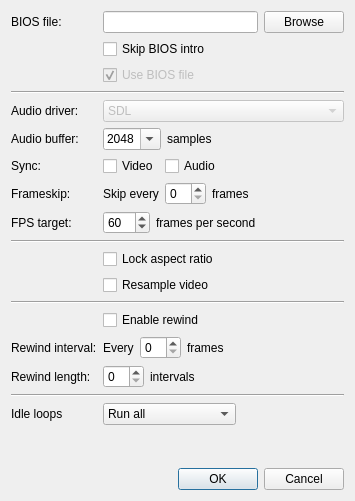
<?xml version="1.0" encoding="UTF-8"?>
<ui version="4.0">
 <class>SettingsView</class>
 <widget class="QWidget" name="SettingsView">
  <property name="geometry">
   <rect>
    <x>0</x>
    <y>0</y>
    <width>355</width>
    <height>501</height>
   </rect>
  </property>
  <property name="sizePolicy">
   <sizepolicy hsizetype="Fixed" vsizetype="Fixed">
    <horstretch>0</horstretch>
    <verstretch>0</verstretch>
   </sizepolicy>
  </property>
  <property name="windowTitle">
   <string>Settings</string>
  </property>
  <layout class="QVBoxLayout" name="verticalLayout">
   <item>
    <layout class="QFormLayout" name="formLayout">
     <property name="fieldGrowthPolicy">
      <enum>QFormLayout::ExpandingFieldsGrow</enum>
     </property>
     <item row="0" column="0">
      <widget class="QLabel" name="label">
       <property name="text">
        <string>BIOS file:</string>
       </property>
      </widget>
     </item>
     <item row="0" column="1">
      <layout class="QHBoxLayout" name="horizontalLayout">
       <item>
        <widget class="QLineEdit" name="bios">
         <property name="sizePolicy">
          <sizepolicy hsizetype="Expanding" vsizetype="Fixed">
           <horstretch>0</horstretch>
           <verstretch>0</verstretch>
          </sizepolicy>
         </property>
        </widget>
       </item>
       <item>
        <widget class="QPushButton" name="biosBrowse">
         <property name="text">
          <string>Browse</string>
         </property>
        </widget>
       </item>
      </layout>
     </item>
     <item row="1" column="1">
      <widget class="QCheckBox" name="skipBios">
       <property name="text">
        <string>Skip BIOS intro</string>
       </property>
      </widget>
     </item>
     <item row="2" column="1">
      <widget class="QCheckBox" name="useBios">
       <property name="enabled">
        <bool>false</bool>
       </property>
       <property name="text">
        <string>Use BIOS file</string>
       </property>
       <property name="checked">
        <bool>true</bool>
       </property>
      </widget>
     </item>
     <item row="3" column="0" colspan="2">
      <widget class="Line" name="line_2">
       <property name="orientation">
        <enum>Qt::Horizontal</enum>
       </property>
      </widget>
     </item>
     <item row="4" column="0">
      <widget class="QLabel" name="label_14">
       <property name="text">
        <string>Audio driver:</string>
       </property>
      </widget>
     </item>
     <item row="4" column="1">
      <widget class="QComboBox" name="audioDriver">
       <property name="enabled">
        <bool>false</bool>
       </property>
       <property name="sizePolicy">
        <sizepolicy hsizetype="Expanding" vsizetype="Fixed">
         <horstretch>0</horstretch>
         <verstretch>0</verstretch>
        </sizepolicy>
       </property>
       <item>
        <property name="text">
         <string>SDL</string>
        </property>
       </item>
       <item>
        <property name="text">
         <string>Qt Multimedia</string>
        </property>
       </item>
      </widget>
     </item>
     <item row="5" column="0">
      <widget class="QLabel" name="audioBufferSizeLabel">
       <property name="text">
        <string>Audio buffer:</string>
       </property>
      </widget>
     </item>
     <item row="5" column="1">
      <layout class="QHBoxLayout" name="horizontalLayout_9">
       <item>
        <widget class="QComboBox" name="audioBufferSize">
         <property name="editable">
          <bool>true</bool>
         </property>
         <property name="currentText">
          <string>2048</string>
         </property>
         <property name="currentIndex">
          <number>2</number>
         </property>
         <item>
          <property name="text">
           <string>512</string>
          </property>
         </item>
         <item>
          <property name="text">
           <string>1024</string>
          </property>
         </item>
         <item>
          <property name="text">
           <string>2048</string>
          </property>
         </item>
         <item>
          <property name="text">
           <string>4096</string>
          </property>
         </item>
        </widget>
       </item>
       <item>
        <widget class="QLabel" name="label_10">
         <property name="text">
          <string>samples</string>
         </property>
        </widget>
       </item>
      </layout>
     </item>
     <item row="6" column="0">
      <widget class="QLabel" name="label_2">
       <property name="text">
        <string>Sync:</string>
       </property>
      </widget>
     </item>
     <item row="6" column="1">
      <layout class="QHBoxLayout" name="horizontalLayout_10">
       <item>
        <widget class="QCheckBox" name="videoSync">
         <property name="text">
          <string>Video</string>
         </property>
        </widget>
       </item>
       <item>
        <widget class="QCheckBox" name="audioSync">
         <property name="text">
          <string>Audio</string>
         </property>
        </widget>
       </item>
      </layout>
     </item>
     <item row="7" column="0">
      <widget class="QLabel" name="label_9">
       <property name="text">
        <string>Frameskip:</string>
       </property>
      </widget>
     </item>
     <item row="7" column="1">
      <layout class="QHBoxLayout" name="horizontalLayout_16">
       <item>
        <widget class="QLabel" name="label_12">
         <property name="text">
          <string>Skip every</string>
         </property>
        </widget>
       </item>
       <item>
        <widget class="QSpinBox" name="frameskip"/>
       </item>
       <item>
        <widget class="QLabel" name="label_13">
         <property name="text">
          <string>frames</string>
         </property>
        </widget>
       </item>
      </layout>
     </item>
     <item row="9" column="0" colspan="2">
      <widget class="Line" name="line">
       <property name="orientation">
        <enum>Qt::Horizontal</enum>
       </property>
      </widget>
     </item>
     <item row="10" column="1">
      <widget class="QCheckBox" name="lockAspectRatio">
       <property name="text">
        <string>Lock aspect ratio</string>
       </property>
      </widget>
     </item>
     <item row="11" column="1">
      <widget class="QCheckBox" name="resampleVideo">
       <property name="text">
        <string>Resample video</string>
       </property>
      </widget>
     </item>
     <item row="12" column="0" colspan="2">
      <widget class="Line" name="line_3">
       <property name="orientation">
        <enum>Qt::Horizontal</enum>
       </property>
      </widget>
     </item>
     <item row="13" column="1">
      <widget class="QCheckBox" name="rewind">
       <property name="text">
        <string>Enable rewind</string>
       </property>
      </widget>
     </item>
     <item row="14" column="0">
      <widget class="QLabel" name="label_4">
       <property name="text">
        <string>Rewind interval:</string>
       </property>
      </widget>
     </item>
     <item row="14" column="1">
      <layout class="QHBoxLayout" name="horizontalLayout_12">
       <item>
        <widget class="QLabel" name="label_5">
         <property name="text">
          <string>Every</string>
         </property>
        </widget>
       </item>
       <item>
        <widget class="QSpinBox" name="rewindInterval"/>
       </item>
       <item>
        <widget class="QLabel" name="label_6">
         <property name="text">
          <string>frames</string>
         </property>
        </widget>
       </item>
      </layout>
     </item>
     <item row="15" column="0">
      <widget class="QLabel" name="label_8">
       <property name="text">
        <string>Rewind length:</string>
       </property>
      </widget>
     </item>
     <item row="15" column="1">
      <layout class="QHBoxLayout" name="horizontalLayout_13">
       <item>
        <widget class="QSpinBox" name="rewindCapacity"/>
       </item>
       <item>
        <widget class="QLabel" name="label_7">
         <property name="text">
          <string>intervals</string>
         </property>
        </widget>
       </item>
      </layout>
     </item>
     <item row="8" column="0">
      <widget class="QLabel" name="label_3">
       <property name="text">
        <string>FPS target:</string>
       </property>
      </widget>
     </item>
     <item row="8" column="1">
      <layout class="QHBoxLayout" name="horizontalLayout_2">
       <item>
        <widget class="QSpinBox" name="fpsTarget">
         <property name="maximum">
          <number>240</number>
         </property>
         <property name="value">
          <number>60</number>
         </property>
        </widget>
       </item>
       <item>
        <widget class="QLabel" name="label_11">
         <property name="text">
          <string>frames per second</string>
         </property>
        </widget>
       </item>
      </layout>
     </item>
     <item row="17" column="1">
      <widget class="QComboBox" name="idleOptimization">
       <item>
        <property name="text">
         <string>Run all</string>
        </property>
       </item>
       <item>
        <property name="text">
         <string>Remove known</string>
        </property>
       </item>
       <item>
        <property name="text">
         <string>Detect and remove</string>
        </property>
       </item>
      </widget>
     </item>
     <item row="16" column="0" colspan="2">
      <widget class="Line" name="line_4">
       <property name="orientation">
        <enum>Qt::Horizontal</enum>
       </property>
      </widget>
     </item>
     <item row="17" column="0">
      <widget class="QLabel" name="label_15">
       <property name="text">
        <string>Idle loops</string>
       </property>
      </widget>
     </item>
    </layout>
   </item>
   <item>
    <widget class="QDialogButtonBox" name="buttonBox">
     <property name="standardButtons">
      <set>QDialogButtonBox::Cancel|QDialogButtonBox::Ok</set>
     </property>
    </widget>
   </item>
  </layout>
 </widget>
 <resources/>
 <connections>
  <connection>
   <sender>buttonBox</sender>
   <signal>accepted()</signal>
   <receiver>SettingsView</receiver>
   <slot>close()</slot>
   <hints>
    <hint type="sourcelabel">
     <x>169</x>
     <y>453</y>
    </hint>
    <hint type="destinationlabel">
     <x>169</x>
     <y>236</y>
    </hint>
   </hints>
  </connection>
  <connection>
   <sender>buttonBox</sender>
   <signal>rejected()</signal>
   <receiver>SettingsView</receiver>
   <slot>close()</slot>
   <hints>
    <hint type="sourcelabel">
     <x>169</x>
     <y>453</y>
    </hint>
    <hint type="destinationlabel">
     <x>169</x>
     <y>236</y>
    </hint>
   </hints>
  </connection>
 </connections>
</ui>
